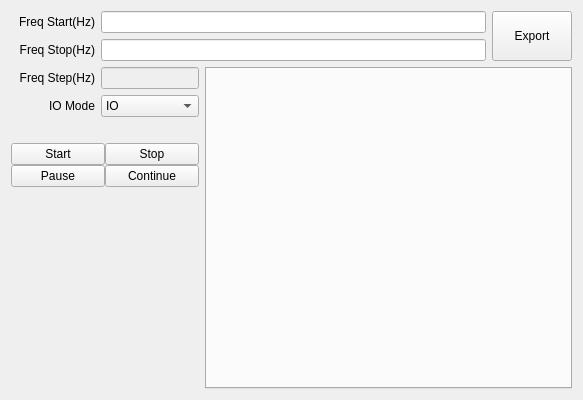
<?xml version="1.0" encoding="UTF-8"?>
<ui version="4.0">
 <class>QCalTXFilterOffsetDlg</class>
 <widget class="QWidget" name="QCalTXFilterOffsetDlg">
  <property name="geometry">
   <rect>
    <x>0</x>
    <y>0</y>
    <width>583</width>
    <height>400</height>
   </rect>
  </property>
  <property name="windowTitle">
   <string>Form</string>
  </property>
  <layout class="QVBoxLayout" name="verticalLayout_2" stretch="0,1">
   <item>
    <layout class="QHBoxLayout" name="horizontalLayout1" stretch="10,1">
     <item>
      <layout class="QVBoxLayout" name="verticalLayoutFreqStarStop">
       <item>
        <layout class="QHBoxLayout" name="horizontalLayoutFreqStar">
         <item>
          <widget class="QLabel" name="labelFreqStar">
           <property name="sizePolicy">
            <sizepolicy hsizetype="Fixed" vsizetype="Fixed">
             <horstretch>0</horstretch>
             <verstretch>0</verstretch>
            </sizepolicy>
           </property>
           <property name="minimumSize">
            <size>
             <width>84</width>
             <height>16</height>
            </size>
           </property>
           <property name="text">
            <string>Freq Start(Hz)</string>
           </property>
           <property name="alignment">
            <set>Qt::AlignRight|Qt::AlignTrailing|Qt::AlignVCenter</set>
           </property>
           <property name="buddy">
            <cstring>lineEditFreqStar</cstring>
           </property>
          </widget>
         </item>
         <item>
          <widget class="QLineEdit" name="lineEditFreqStar"/>
         </item>
        </layout>
       </item>
       <item>
        <layout class="QHBoxLayout" name="horizontalLayoutFreqStop">
         <item>
          <widget class="QLabel" name="labelFreqStop">
           <property name="sizePolicy">
            <sizepolicy hsizetype="Fixed" vsizetype="Fixed">
             <horstretch>0</horstretch>
             <verstretch>0</verstretch>
            </sizepolicy>
           </property>
           <property name="minimumSize">
            <size>
             <width>84</width>
             <height>16</height>
            </size>
           </property>
           <property name="text">
            <string>Freq Stop(Hz)</string>
           </property>
           <property name="alignment">
            <set>Qt::AlignRight|Qt::AlignTrailing|Qt::AlignVCenter</set>
           </property>
           <property name="buddy">
            <cstring>lineEditFreqStop</cstring>
           </property>
          </widget>
         </item>
         <item>
          <widget class="QLineEdit" name="lineEditFreqStop"/>
         </item>
        </layout>
       </item>
      </layout>
     </item>
     <item>
      <widget class="QPushButton" name="pushButtonExport">
       <property name="sizePolicy">
        <sizepolicy hsizetype="Expanding" vsizetype="Expanding">
         <horstretch>0</horstretch>
         <verstretch>0</verstretch>
        </sizepolicy>
       </property>
       <property name="text">
        <string>Export</string>
       </property>
      </widget>
     </item>
    </layout>
   </item>
   <item>
    <layout class="QHBoxLayout" name="horizontalLayout" stretch="1,10">
     <item>
      <layout class="QVBoxLayout" name="verticalLayout">
       <item>
        <layout class="QHBoxLayout" name="horizontalLayoutFreqStep">
         <item>
          <widget class="QLabel" name="labelFreqStep">
           <property name="sizePolicy">
            <sizepolicy hsizetype="Fixed" vsizetype="Fixed">
             <horstretch>0</horstretch>
             <verstretch>0</verstretch>
            </sizepolicy>
           </property>
           <property name="minimumSize">
            <size>
             <width>84</width>
             <height>16</height>
            </size>
           </property>
           <property name="text">
            <string>Freq Step(Hz)</string>
           </property>
           <property name="alignment">
            <set>Qt::AlignRight|Qt::AlignTrailing|Qt::AlignVCenter</set>
           </property>
           <property name="buddy">
            <cstring>lineEditFreqStep</cstring>
           </property>
          </widget>
         </item>
         <item>
          <widget class="QLineEdit" name="lineEditFreqStep">
           <property name="enabled">
            <bool>false</bool>
           </property>
           <property name="sizePolicy">
            <sizepolicy hsizetype="Expanding" vsizetype="Fixed">
             <horstretch>0</horstretch>
             <verstretch>0</verstretch>
            </sizepolicy>
           </property>
           <property name="readOnly">
            <bool>true</bool>
           </property>
          </widget>
         </item>
        </layout>
       </item>
       <item>
        <layout class="QHBoxLayout" name="horizontalLayoutRefMethod_2" stretch="0,0">
         <item>
          <widget class="QLabel" name="labelCalIOMode">
           <property name="sizePolicy">
            <sizepolicy hsizetype="Fixed" vsizetype="Fixed">
             <horstretch>0</horstretch>
             <verstretch>0</verstretch>
            </sizepolicy>
           </property>
           <property name="minimumSize">
            <size>
             <width>84</width>
             <height>16</height>
            </size>
           </property>
           <property name="text">
            <string>IO Mode</string>
           </property>
           <property name="alignment">
            <set>Qt::AlignRight|Qt::AlignTrailing|Qt::AlignVCenter</set>
           </property>
           <property name="buddy">
            <cstring>lineEditFreqStep</cstring>
           </property>
          </widget>
         </item>
         <item>
          <widget class="QComboBox" name="comboBoxCalIOMode">
           <item>
            <property name="text">
             <string>IO</string>
            </property>
           </item>
           <item>
            <property name="text">
             <string>OUTPUT</string>
            </property>
           </item>
           <item>
            <property name="text">
             <string>IO+OUTPUT</string>
            </property>
           </item>
          </widget>
         </item>
        </layout>
       </item>
       <item>
        <spacer name="verticalSpacer1">
         <property name="orientation">
          <enum>Qt::Vertical</enum>
         </property>
         <property name="sizeType">
          <enum>QSizePolicy::Fixed</enum>
         </property>
         <property name="sizeHint" stdset="0">
          <size>
           <width>20</width>
           <height>20</height>
          </size>
         </property>
        </spacer>
       </item>
       <item>
        <layout class="QHBoxLayout" name="horizontalLayoutThreadCtrl">
         <property name="spacing">
          <number>0</number>
         </property>
         <item>
          <layout class="QVBoxLayout" name="verticalLayoutStarPaus">
           <property name="spacing">
            <number>0</number>
           </property>
           <item>
            <widget class="QPushButton" name="pushButtonStar">
             <property name="sizePolicy">
              <sizepolicy hsizetype="Expanding" vsizetype="Fixed">
               <horstretch>0</horstretch>
               <verstretch>0</verstretch>
              </sizepolicy>
             </property>
             <property name="text">
              <string>Start</string>
             </property>
            </widget>
           </item>
           <item>
            <widget class="QPushButton" name="pushButtonPaus">
             <property name="sizePolicy">
              <sizepolicy hsizetype="Expanding" vsizetype="Fixed">
               <horstretch>0</horstretch>
               <verstretch>0</verstretch>
              </sizepolicy>
             </property>
             <property name="text">
              <string>Pause</string>
             </property>
            </widget>
           </item>
          </layout>
         </item>
         <item>
          <layout class="QVBoxLayout" name="verticalLayoutStopCont">
           <property name="spacing">
            <number>0</number>
           </property>
           <item>
            <widget class="QPushButton" name="pushButtonStop">
             <property name="sizePolicy">
              <sizepolicy hsizetype="Expanding" vsizetype="Fixed">
               <horstretch>0</horstretch>
               <verstretch>0</verstretch>
              </sizepolicy>
             </property>
             <property name="text">
              <string>Stop</string>
             </property>
            </widget>
           </item>
           <item>
            <widget class="QPushButton" name="pushButtonCont">
             <property name="sizePolicy">
              <sizepolicy hsizetype="Expanding" vsizetype="Fixed">
               <horstretch>0</horstretch>
               <verstretch>0</verstretch>
              </sizepolicy>
             </property>
             <property name="text">
              <string>Continue</string>
             </property>
            </widget>
           </item>
          </layout>
         </item>
        </layout>
       </item>
       <item>
        <spacer name="verticalSpacer">
         <property name="orientation">
          <enum>Qt::Vertical</enum>
         </property>
         <property name="sizeHint" stdset="0">
          <size>
           <width>20</width>
           <height>40</height>
          </size>
         </property>
        </spacer>
       </item>
      </layout>
     </item>
     <item>
      <widget class="QCalTXFilterOffsetTabWidget" name="tabWidget"/>
     </item>
    </layout>
   </item>
  </layout>
 </widget>
 <customwidgets>
  <customwidget>
   <class>QCalTXFilterOffsetTabWidget</class>
   <extends>QTabWidget</extends>
   <header>q_cal_tx_filter_offset_tabwidget.h</header>
   <container>1</container>
  </customwidget>
 </customwidgets>
 <resources/>
 <connections/>
</ui>
